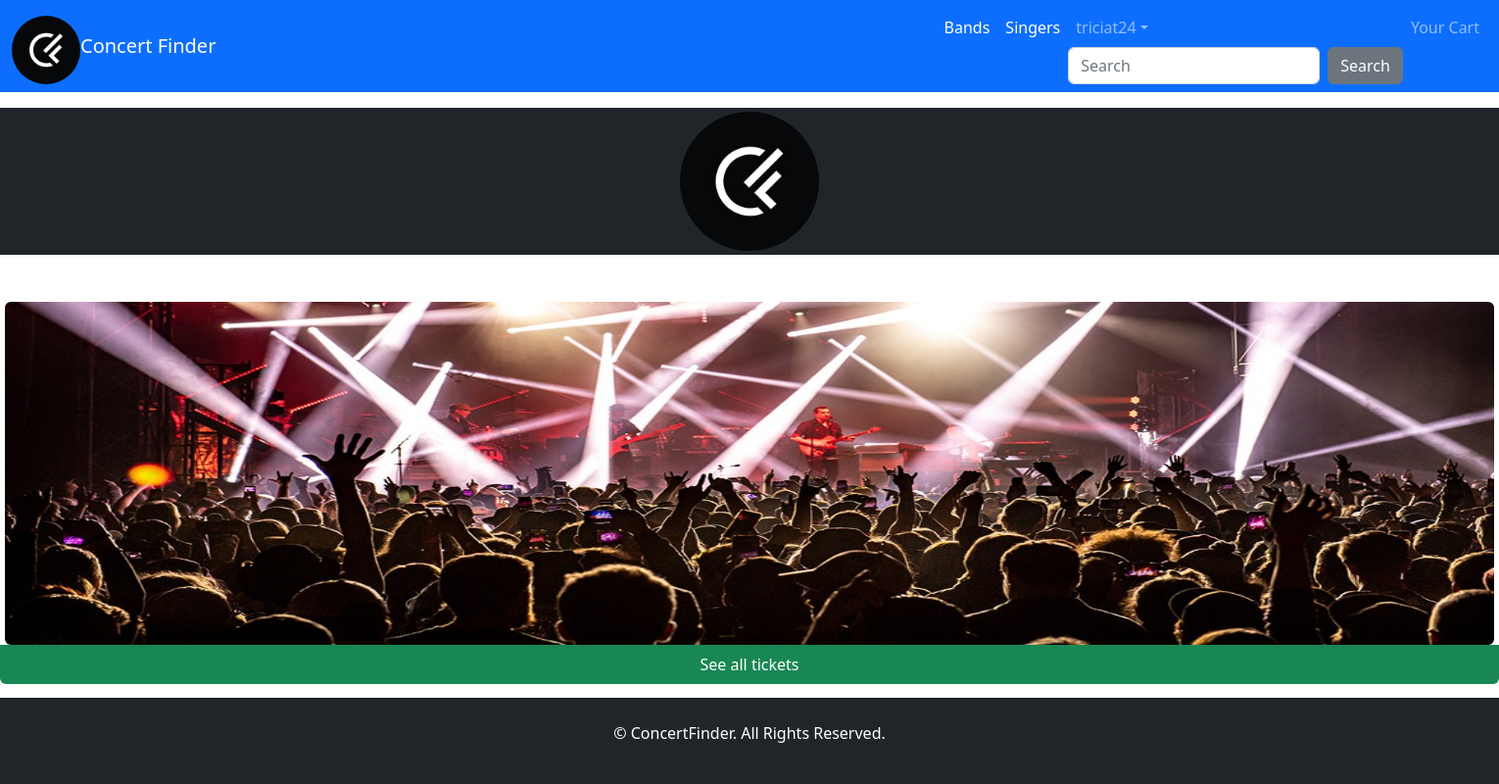
Screenshot of / (signed in) with the database file from the repository.
### concert/models.py (models this page shows, shortened)
class Category(models.Model):
    id = models.UUIDField(
    primary_key=True,
    default=uuid.uuid4,
    editable=False)
    name = models.CharField(max_length=250, unique=True)
    description = models.TextField(blank = True)
    image = models.ImageField(upload_to = 'category', blank=True)
    class Meta:
        ordering = ('name',)
        verbose_name = 'category'
        verbose_name_plural = 'categories'
    def get_absolute_url(self):
        return reverse('concert:artists_by_category', args=[self.id])

### users/models.py (models this page shows)
class CustomUser(AbstractUser):
    age = models.PositiveBigIntegerField(null=True, blank=True)

### pages/views.py (the view)
# urls.py: path('', HomePageView.as_view(), name='home'),
class HomePageView(TemplateView):
    template_name = 'home.html'

### cart/context_processors.py (called while the page is built)
def counter(request):
    item_count = 0
    if 'admin' in request.path:
        return {}
    else:
        try:
            cart = Cart.objects.filter(cart_id=_cart_id(request))
            cart_items = CartItem.objects.all().filter(cart=cart[:1])
            for cart_item in cart_items:
                item_count += cart_item.quantity
        except Cart.DoesNotExist:
            item_count = 0
    return {'item_count':item_count}

### cart/views.py (called while the page is built)
def _cart_id(request):
    cart = request.session.session_key
    if not cart:
        cart = request.session.create()
    return cart

### concert/context_processors.py (called while the page is built)
def menu_links(request):
    links = Category.objects.all()
    return {'links':links}

### templates/home.html (shortened to what this page needs)
{% extends 'base.html' %}
{% load static %}
{% block content %}
    <div class="bg-dark mt-3 mb-5">
        <img src="{% static 'images/cflogo.jpg' %}" alt="" class="mx-auto d-block rounded-circle p-1" width="150">
    </div>
    <div>
        <img src="{% static 'images/concertbanner.jpg' %}" alt="" height="350" width="1520" class="mx-auto d-block rounded">
        {% if user.is_authenticated %}
            <div class="bg-success text-white text-center rounded-bottom p-2">
                <a href="{% url 'concert:all_artists' %}" class="text-decoration-none text-white">See all tickets</a>
            </div>
        {% else %}
            <div class="bg-success text-white text-center container-md rounded-bottom p-1">
                <a href="{% url 'login' %}" class="text-decoration-none text-white">(Login to see all tickets)</a>
            </div>
        {% endif %}
    </div>
{% endblock content %}

### templates/base.html (shortened to what this page needs)
<!DOCTYPE html>
{% load static %}
<html>
<head>
 <link href="https://cdn.jsdelivr.net/npm/bootstrap@5.2.2/dist/css/bootstrap.min.css"
 rel="stylesheet" integrity="sha384-
 Zenh87qX5JnK2Jl0vWa8Ck2rdkQ2Bzep5IDxbcnCeuOxjzrPF/et3URy9Bv1WTRi"
>
 <link rel="stylesheet" href="https://use.fontawesome.com/releases/v5.15.1/css/all.css">
 <link rel="stylesheet" type="text/css" href="{% static 'css/base.css' %}">
</head>
<body class="d-flex flex-column min-vh-100">
  <nav class="navbar navbar-expand-lg navbar-dark bg-primary">
    <div class="container-fluid">
        <div class="pt-2 justify-content-center" style="text-align: center;">
           <a hrxef="{% url 'concert:all_artists' %}">
           <img src="{% static 'images/cflogo.jpg' %}" alt="Concert Booking System" class="rounded-circle" height="70">
        </div>
      <a class="navbar-brand" href="{% url 'home' %}">Concert Finder</a>
      <div class="collapse navbar-collapse flex-row-reverse" id="navbarSupportedContent">
        {% if user.is_authenticated %}
        <ul class="nav navbar-nav ms-auto">
          {% for cat in links %}
          <li class="nav-item"><a class="nav-link text-white" href="{{cat.get_absolute_url}}">{{cat.name}}</a></li>
          {% endfor %}
          <li class="nav-item dropdown">
              <a href="#" class="nav-link dropdown-toggle" data-bs-toggle="dropdown">{{user.username}}</a>
          <form class="d-flex" action="{% url 'search:searchResult' %}" method="get">
            <input class="form-control me-2" type="search" placeholder="Search" aria-label="Search" name="q">
            <button class="btn btn-secondary my-2 my-sm-0" type="submit">Search</button>
          </form>
        </li>
        <li class="nav-item">
          <a class="nav-link" href="{% url 'cart:cart_detail' %}">Your Cart</a>
        </li>
    </ul>
  {% endif %}
  </nav>
  <div>
    {% block content %}
    {% endblock content %}
  </div>
  <footer class="mt-auto">
    <div class="bg-dark text-white text-center p-4">
      <p>&copy; ConcertFinder. All Rights Reserved.</p>
    </div>
  </footer>
</body>
</html>

### rows the page displays
Category: name "Bands"
Category: name "Singers"
CustomUser: username "triciat24"
